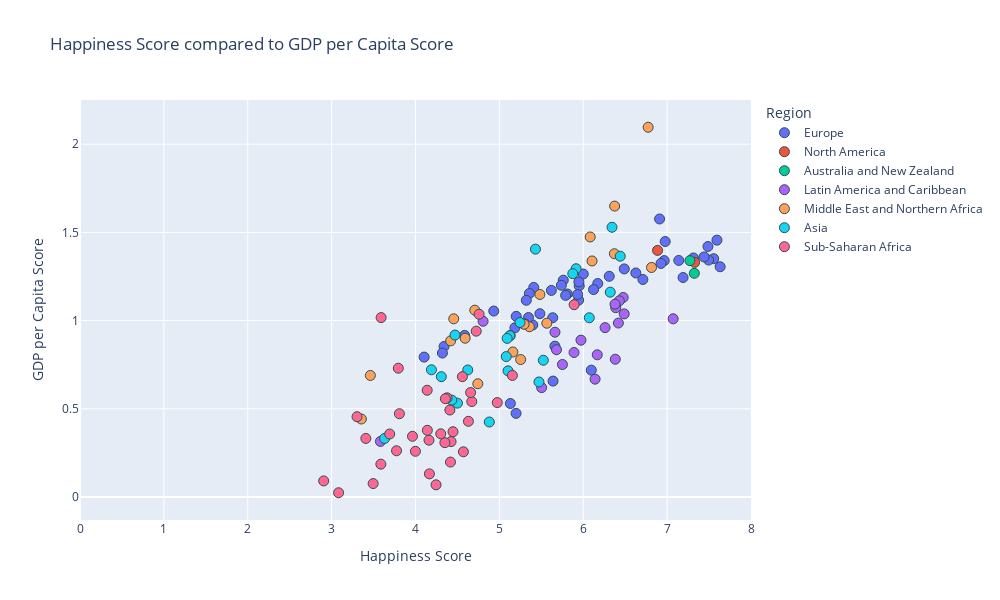

Write notebook code for a chart like this one.
### Code cell
#happiness score vs. gdp

#establish x and y values
x_values = merged_2018["Score"]
y_values = merged_2018["GDP per capita"]

#px.scatter
fig = px.scatter(merged_2018, x_values, y_values, color="Region", hover_name="Country or region",
                range_x=[0,8], title="Happiness Score compared to GDP per Capita Score",
                width= 1000, height =600) # use trendline="ols" to see all lin reg equations

#set axes labels
fig.update_xaxes(title_text='Happiness Score')
fig.update_yaxes(title_text='GDP per Capita Score')

#formatting
#marker size and colors
fig.update_traces(marker=dict(size=10,
                              line=dict(width=1, 
                                        color='DarkSlateGrey')))


#linear regression
#use linregress from dependencies to inplement linear regression
(slope, intercept, rvalue, pvalue, stderr) = linregress(x_values, y_values)
regress_values = x_values * slope + intercept

#print out all variables calculated above (rvalue, pvalue...)
print(f"slope:{round(slope, 2)}")
print(f"intercept:{round(intercept,2)}")
res = sts.linregress(x_values, y_values)
print(f"R-squared: {res.rvalue**2:.4f}")


#print out line eq for reference
line_eq = (f"y={round(slope, 2)}x + {round(intercept, 2)}")
print(line_eq)

fig.show()

### Figure 1 — Plotly figure (JSON) as saved in the notebook; plotly's stock layout.template omitted (floating-point values rounded to 4 significant figures)
{"data": [{"hovertemplate": "<b>%{hovertext}</b><br><br>Region=Europe<br>Score=%{x}<br>GDP per capita=%{y}<extra></extra>", "hovertext": ["Finland", "Norway", "Denmark", "Iceland", "Switzerland", "Netherlands", "Sweden", "United Kingdom", "Austria", "Ireland", "Germany", "Belgium", "Luxembourg", "Czech Republic", "Malta", "France", "Spain", "Slovakia", "Poland", "Uzbekistan", "Italy", "Lithuania", "Slovenia", "Romania", "Latvia", "Russia", "Kazakhstan", "Cyprus", "Estonia", "Kosovo", "Moldova", "Turkmenistan", "Hungary", "Belarus", "Portugal", "Serbia", "Greece", "Montenegro", "Croatia", "Azerbaijan", "Tajikistan", "Macedonia", "Kyrgyzstan", "Bosnia and Herzegovina", "Bulgaria", "Albania", "Georgia", "Armenia", "Ukraine"], "legendgroup": "Europe", "marker": {"color": "#636efa", "line": {"color": "DarkSlateGrey", "width": 1}, "size": 10, "symbol": "circle"}, "mode": "markers", "name": "Europe", "orientation": "v", "showlegend": true, "type": "scatter", "x": [7.632, 7.594, 7.555, 7.495, 7.487, 7.441, 7.314, 7.19, 7.139, 6.977, 6.965, 6.927, 6.91, 6.711, 6.627, 6.489, 6.31, 6.173, 6.123, 6.096, 6, 5.952, 5.948, 5.945, 5.933, 5.81, 5.79, 5.762, 5.739, 5.662, 5.64, 5.636, 5.62, 5.483, 5.41, 5.398, 5.358, 5.347, 5.321, 5.201, 5.199, 5.185, 5.131, 5.129, 4.933, 4.586, 4.34, 4.321, 4.103], "xaxis": "x", "y": [1.305, 1.456, 1.351, 1.343, 1.42, 1.361, 1.355, 1.244, 1.341, 1.448, 1.34, 1.324, 1.576, 1.233, 1.27, 1.293, 1.251, 1.21, 1.176, 0.719, 1.264, 1.197, 1.219, 1.116, 1.148, 1.151, 1.143, 1.229, 1.2, 0.855, 0.657, 1.016, 1.171, 1.039, 1.188, 0.975, 1.154, 1.017, 1.115, 1.024, 0.474, 0.959, 0.53, 0.915, 1.054, 0.916, 0.853, 0.816, 0.793], "yaxis": "y"}, {"hovertemplate": "<b>%{hovertext}</b><br><br>Region=North America<br>Score=%{x}<br>GDP per capita=%{y}<extra></extra>", "hovertext": ["Canada", "United States"], "legendgroup": "North America", "marker": {"color": "#EF553B", "line": {"color": "DarkSlateGrey", "width": 1}, "size": 10, "symbol": "circle"}, "mode": "markers", "name": "North America", "orientation": "v", "showlegend": true, "type": "scatter", "x": [7.328, 6.886], "xaxis": "x", "y": [1.33, 1.398], "yaxis": "y"}, {"hovertemplate": "<b>%{hovertext}</b><br><br>Region=Australia and New Zealand<br>Score=%{x}<br>GDP per capita=%{y}<extra></extra>", "hovertext": ["New Zealand", "Australia"], "legendgroup": "Australia and New Zealand", "marker": {"color": "#00cc96", "line": {"color": "DarkSlateGrey", "width": 1}, "size": 10, "symbol": "circle"}, "mode": "markers", "name": "Australia and New Zealand", "orientation": "v", "showlegend": true, "type": "scatter", "x": [7.324, 7.272], "xaxis": "x", "y": [1.268, 1.34], "yaxis": "y"}, {"hovertemplate": "<b>%{hovertext}</b><br><br>Region=Latin America and Caribbean<br>Score=%{x}<br>GDP per capita=%{y}<extra></extra>", "hovertext": ["Costa Rica", "Mexico", "Chile", "Panama", "Brazil", "Argentina", "Guatemala", "Uruguay", "Colombia", "El Salvador", "Nicaragua", "Ecuador", "Jamaica", "Bolivia", "Paraguay", "Peru", "Honduras", "Dominican Republic", "Venezuela", "Haiti"], "legendgroup": "Latin America and Caribbean", "marker": {"color": "#ab63fa", "line": {"color": "DarkSlateGrey", "width": 1}, "size": 10, "symbol": "circle"}, "mode": "markers", "name": "Latin America and Caribbean", "orientation": "v", "showlegend": true, "type": "scatter", "x": [7.072, 6.488, 6.476, 6.43, 6.419, 6.388, 6.382, 6.379, 6.26, 6.167, 6.141, 5.973, 5.89, 5.752, 5.681, 5.663, 5.504, 5.302, 4.806, 3.582], "xaxis": "x", "y": [1.01, 1.038, 1.131, 1.112, 0.986, 1.073, 0.781, 1.093, 0.96, 0.806, 0.668, 0.889, 0.819, 0.751, 0.835, 0.934, 0.62, 0.982, 0.996, 0.315], "yaxis": "y"}, {"hovertemplate": "<b>%{hovertext}</b><br><br>Region=Middle East and Northern Africa<br>Score=%{x}<br>GDP per capita=%{y}<extra></extra>", "hovertext": ["Israel", "United Arab Emirates", "Qatar", "Saudi Arabia", "Bahrain", "Kuwait", "Libya", "Turkey", "Lebanon", "Algeria", "Morocco", "Jordan", "Palestinian Territories", "Iran", "Tunisia", "Iraq", "Egypt", "Syria", "Yemen"], "legendgroup": "Middle East and Northern Africa", "marker": {"color": "#FFA15A", "line": {"color": "DarkSlateGrey", "width": 1}, "size": 10, "symbol": "circle"}, "mode": "markers", "name": "Middle East and Northern Africa", "orientation": "v", "showlegend": true, "type": "scatter", "x": [6.814, 6.774, 6.374, 6.371, 6.105, 6.083, 5.566, 5.483, 5.358, 5.295, 5.254, 5.161, 4.743, 4.707, 4.592, 4.456, 4.419, 3.462, 3.355], "xaxis": "x", "y": [1.301, 2.096, 1.649, 1.379, 1.338, 1.474, 0.985, 1.148, 0.965, 0.979, 0.779, 0.822, 0.642, 1.059, 0.9, 1.01, 0.885, 0.689, 0.442], "yaxis": "y"}, {"hovertemplate": "<b>%{hovertext}</b><br><br>Region=Asia<br>Score=%{x}<br>GDP per capita=%{y}<extra></extra>", "hovertext": ["Taiwan", "Singapore", "Malaysia", "Thailand", "Japan", "South Korea", "Philippines", "Pakistan", "Hong Kong", "China", "Mongolia", "Vietnam", "Indonesia", "Bhutan", "Nepal", "Laos", "Bangladesh", "Sri Lanka", "Cambodia", "Myanmar", "India", "Afghanistan"], "legendgroup": "Asia", "marker": {"color": "#19d3f3", "line": {"color": "DarkSlateGrey", "width": 1}, "size": 10, "symbol": "circle"}, "mode": "markers", "name": "Asia", "orientation": "v", "showlegend": true, "type": "scatter", "x": [6.441, 6.343, 6.322, 6.072, 5.915, 5.875, 5.524, 5.472, 5.43, 5.246, 5.125, 5.103, 5.093, 5.082, 4.88, 4.623, 4.5, 4.471, 4.433, 4.308, 4.19, 3.632], "xaxis": "x", "y": [1.365, 1.529, 1.161, 1.016, 1.294, 1.266, 0.775, 0.652, 1.405, 0.989, 0.914, 0.715, 0.899, 0.796, 0.425, 0.72, 0.532, 0.918, 0.549, 0.682, 0.721, 0.332], "yaxis": "y"}, {"hovertemplate": "<b>%{hovertext}</b><br><br>Region=Sub-Saharan Africa<br>Score=%{x}<br>GDP per capita=%{y}<extra></extra>", "hovertext": ["Mauritius", "Nigeria", "Cameroon", "Gabon", "South Africa", "Ivory Coast", "Ghana", "Senegal", "Sierra Leone", "Congo (Brazzaville)", "Mali", "Burkina Faso", "Mozambique", "Kenya", "Zambia", "Mauritania", "Ethiopia", "Chad", "Congo (Kinshasa)", "Niger", "Uganda", "Benin", "Sudan", "Togo", "Guinea", "Lesotho", "Angola", "Madagascar", "Zimbabwe", "Botswana", "Malawi", "Liberia", "Rwanda", "Tanzania", "Central African Republic", "Burundi"], "legendgroup": "Sub-Saharan Africa", "marker": {"color": "#FF6692", "line": {"color": "DarkSlateGrey", "width": 1}, "size": 10, "symbol": "circle"}, "mode": "markers", "name": "Sub-Saharan Africa", "orientation": "v", "showlegend": true, "type": "scatter", "x": [5.891, 5.155, 4.975, 4.758, 4.724, 4.671, 4.657, 4.631, 4.571, 4.559, 4.447, 4.424, 4.417, 4.41, 4.377, 4.356, 4.35, 4.301, 4.245, 4.166, 4.161, 4.141, 4.139, 3.999, 3.964, 3.808, 3.795, 3.774, 3.692, 3.59, 3.587, 3.495, 3.408, 3.303, 3.083, 2.905], "xaxis": "x", "y": [1.09, 0.689, 0.535, 1.036, 0.94, 0.541, 0.592, 0.429, 0.256, 0.682, 0.37, 0.314, 0.198, 0.493, 0.562, 0.557, 0.308, 0.358, 0.069, 0.131, 0.322, 0.378, 0.605, 0.259, 0.344, 0.472, 0.73, 0.262, 0.357, 1.017, 0.186, 0.076, 0.332, 0.455, 0.024, 0.091], "yaxis": "y"}], "layout": {"height": 600, "legend": {"title": {"text": "Region"}, "tracegroupgap": 0}, "title": {"text": "Happiness Score compared to GDP per Capita Score"}, "width": 1000, "xaxis": {"anchor": "y", "domain": [0, 1], "range": [0, 8], "title": {"text": "Happiness Score"}}, "yaxis": {"anchor": "x", "domain": [0, 1], "title": {"text": "GDP per Capita Score"}}}}
